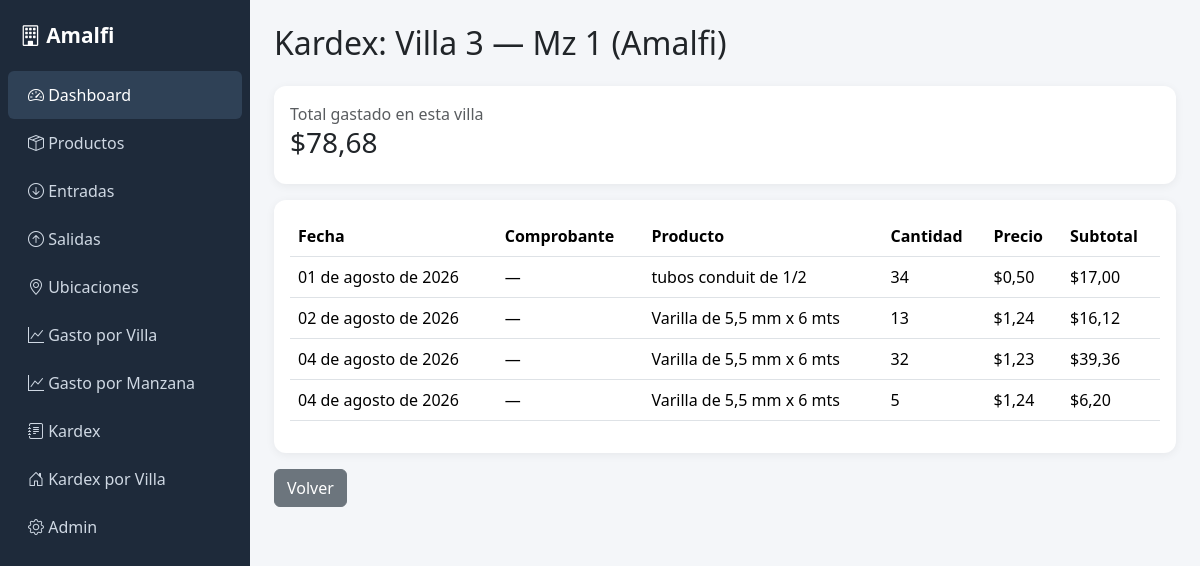
The app's page /reportes/kardex-villas/2/ (signed in) with its own data.
### ubicaciones/models.py (models this page shows, shortened)
class Villa(models.Model):
    numero = models.CharField(max_length=10)
    manzana = models.ForeignKey(Manzana, on_delete=models.CASCADE, related_name='villas')
    class Meta:
        unique_together = ('numero', 'manzana')

class Manzana(models.Model):
    numero = models.CharField(max_length=10)
    urbanizacion = models.ForeignKey(Urbanizacion, on_delete=models.CASCADE, related_name='manzanas')
    class Meta:
        unique_together = ('numero', 'urbanizacion')

class Urbanizacion(models.Model):
    nombre = models.CharField(max_length=100, unique=True)
    def __str__(self):
        return self.nombre

### movimientos/models.py (models this page shows, shortened)
class Salida(models.Model):
    fecha = models.DateField()
    no_comprobante = models.CharField(max_length=50, blank=True, null=True)
    producto = models.ForeignKey(Producto, on_delete=models.PROTECT, related_name='salidas')
    cantidad = models.PositiveIntegerField()
    villa = models.ForeignKey(Villa, on_delete=models.PROTECT, related_name='salidas')
    precio = models.DecimalField(max_digits=10, decimal_places=2)
    usuario = models.ForeignKey(User, on_delete=models.SET_NULL, null=True, blank=True)
    @property
    def total_gastado(self):
        return self.cantidad * self.precio
    class Meta:
        ordering = ['-fecha']

### catalogo/models.py (models this page shows, shortened)
class Producto(models.Model):
    UNIDAD_CHOICES = [
        ('Unidad', 'Unidad'),
        ('Saco', 'Saco'),
        ('m3', 'Metro cúbico'),
        ('m2', 'Metro cuadrado'),
        ('m', 'Metro'),
        ('kg', 'Kilogramo'),
    ]
    codigo = models.CharField(max_length=20, unique=True)
    descripcion = models.CharField(max_length=255)
    unidad = models.CharField(max_length=20, choices=UNIDAD_CHOICES, default='Unidad')
    categoria = models.ForeignKey(Categoria, on_delete=models.PROTECT, related_name='productos')
    precio_compra = models.DecimalField(max_digits=10, decimal_places=2)
    precio_venta = models.DecimalField(max_digits=10, decimal_places=2, null=True, blank=True)

### reportes/views.py (the view)
# urls.py: path('reportes/kardex-villas/<int:villa_id>/', views.kardex_villa, name='kardex_villa'),
@login_required
def kardex_villa(request, villa_id):
    villa = Villa.objects.select_related('manzana', 'manzana__urbanizacion').get(id=villa_id)
    salidas = Salida.objects.filter(villa=villa).select_related('producto').order_by('fecha')
    total = sum(s.total_gastado for s in salidas)
    return render(request, 'reportes/kardex_villa.html', {
        'villa': villa,
        'salidas': salidas,
        'total': total,
    })

### templates/reportes/kardex_villa.html (shortened to what this page needs)
{% extends 'base.html' %}
{% block content %}
<h2 class="mb-4">Kardex: Villa {{ villa.numero }} — Mz {{ villa.manzana.numero }} ({{ villa.manzana.urbanizacion }})</h2>
<div class="card card-stat p-3 mb-3">
    <span class="text-muted">Total gastado en esta villa</span>
    <h3>${{ total|floatformat:2 }}</h3>
</div>
<div class="card card-stat p-3">
    <table class="table table-hover">
        <thead><tr><th>Fecha</th><th>Comprobante</th><th>Producto</th><th>Cantidad</th><th>Precio</th><th>Subtotal</th></tr></thead>
        <tbody>
        {% for s in salidas %}
            <tr>
                <td>{{ s.fecha|date:"d \d\e F \d\e Y" }}</td>
                <td>{{ s.no_comprobante|default:"—" }}</td>
                <td>{{ s.producto.descripcion }}</td>
                <td>{{ s.cantidad }}</td>
                <td>${{ s.precio }}</td>
                <td>${{ s.total_gastado|floatformat:2 }}</td>
            </tr>
        {% empty %}
            <tr><td colspan="6" class="text-muted">Sin materiales despachados a esta villa</td></tr>
        {% endfor %}
        </tbody>
    </table>
</div>
<a href="{% url 'reportes:lista_kardex_villas' %}" class="btn btn-secondary mt-3">Volver</a>
{% endblock %}

### templates/base.html (style rules this page uses)
body { background-color: #f4f6f9; }
.card-stat { border: none; border-radius: 12px; box-shadow: 0 2px 10px rgba(0,0,0,0.06); }

### records on screen
Villa: numero "3", manzana.numero "1", manzana.urbanizacion "Amalfi"
Salida: fecha "01 de agosto de 2026", no_comprobante "—", producto.descripcion "tubos conduit de 1/2", cantidad "34", precio "0,50", total_gastado "17,00"
Salida: fecha "02 de agosto de 2026", no_comprobante "—", producto.descripcion "Varilla de 5,5 mm x 6 mts", cantidad "13", precio "1,24", total_gastado "16,12"
Salida: fecha "04 de agosto de 2026", no_comprobante "—", producto.descripcion "Varilla de 5,5 mm x 6 mts", cantidad "32", precio "1,23", total_gastado "39,36"
Salida: fecha "04 de agosto de 2026", no_comprobante "—", producto.descripcion "Varilla de 5,5 mm x 6 mts", cantidad "5", precio "1,24", total_gastado "6,20"

### other values on screen
{{ total|floatformat:2 }} "78,68"
